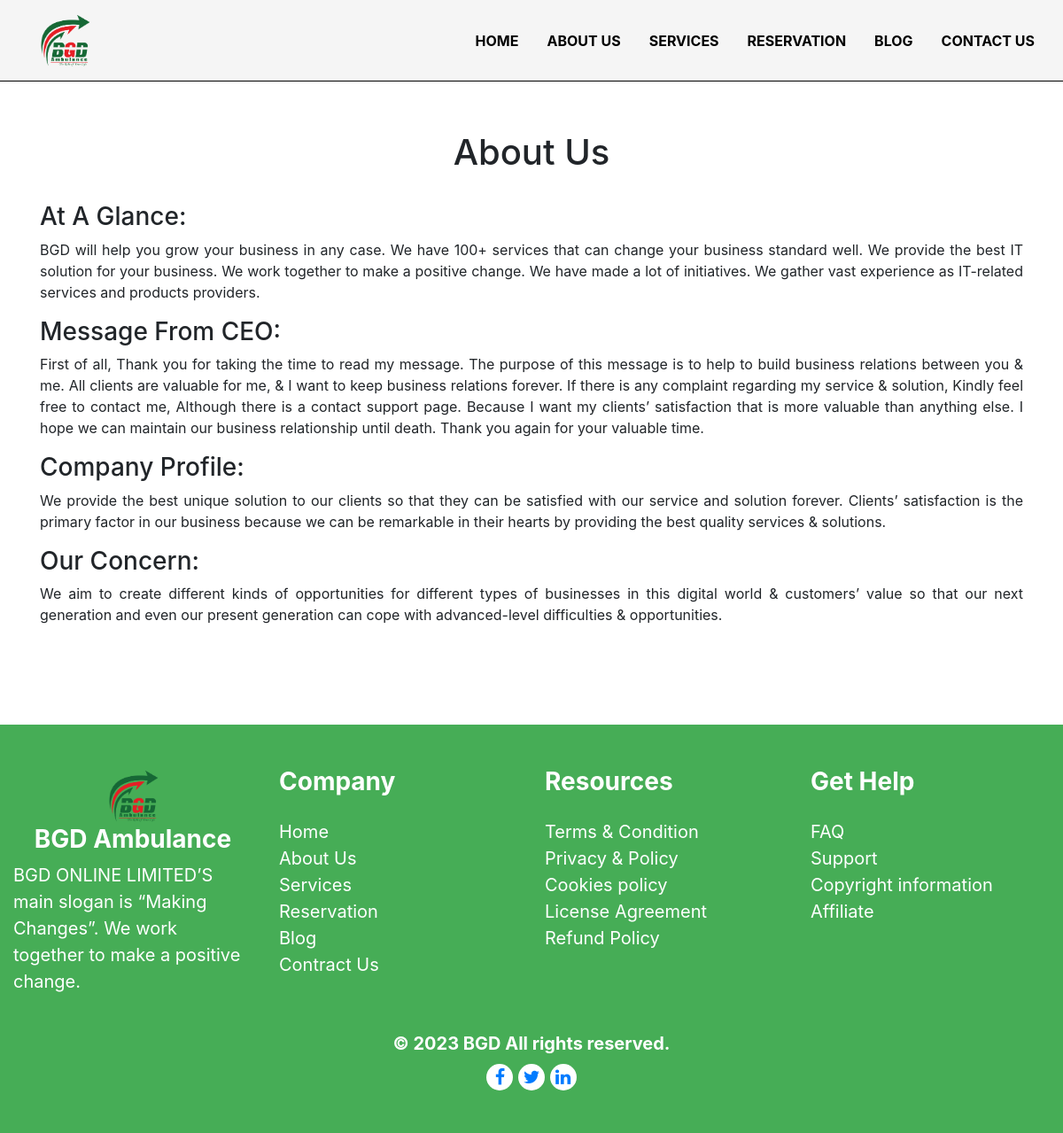
The page /about/ on the database its author committed.
### learn_app/models.py (models this page shows, shortened)
class Logo(models.Model):
    logo_image = models.ImageField(upload_to='logo_images', verbose_name='Image', blank=True, null=True)

class About(models.Model):
    at_a_glance = models.TextField()
    message_from_ceo = models.TextField()
    company_profile = models.TextField()
    our_concern = models.TextField()

### learn_app/views.py (the view)
# urls.py: path('about/', views.about, name='about'),
def about(request):
    logo_information = Logo.objects.order_by('logo_image')
    about_information = About.objects.order_by('at_a_glance')
    background_information = Background.objects.order_by('first_background_title')
    diction ={'title':'About Page', 'about_information': about_information, 'logo_information': logo_information, 'background_information': background_information}
    return render(request,'learn_app/about.html', context = diction)

### templates/learn_app/about.html
{% extends 'base.html' %}
{% load static %}
{% block body_block %}
<div style="margin-top: 100px;">
<section id="aboutus">
  <div class="container">
    <div class="row">
      <div class="col-12 py-5">
        <h1 class="text-center">About Us</h1>
        <br>
        {% for row in about_information %}
        <h3>At A Glance:</h3>
        <p class="text-justify">{{ row.at_a_glance }}</p>
        <h3>Message From CEO:</h3>
        <p class="text-justify">{{ row.message_from_ceo }}</p>
        <h3>Company Profile:</h3>
        <p class="text-justify">{{ row.company_profile }}</p>
        <h3>Our Concern:</h3>
        <p class="text-justify">{{ row.our_concern }}</p>
        {% endfor %}
      </div>
    </div>
  </div>
</section>
</div>
{% endblock %}

### templates/base.html (shortened to what this page needs)
<!DOCTYPE html>
{% load static %}
<html lang="en">
<head>
  <link rel="stylesheet" href="{% static 'css/style.css' %}">
  <link rel="stylesheet" href="https://cdn.jsdelivr.net/npm/bootstrap@4.5.3/dist/css/bootstrap.min.css"
>
  <link rel="stylesheet" href="https://cdnjs.cloudflare.com/ajax/libs/font-awesome/4.7.0/css/font-awesome.min.css">
</head>
<body>
  <div class="container-fluid p-0">
    <header>
      <nav class="navbar navbar-expand-lg sticky-top" style="position: fixed;
            width: 100%;
            top: 0; background-color: whitesmoke; border-bottom: black 1px solid;">
        {% for row in logo_information %}
        <a class="navbar-brand" href="{% url 'learn_app:home' %}"><img src="/media/{{row.logo_image}}" alt=""></a>
        {% endfor %}
        <div class="collapse navbar-collapse" id="navbarNavAltMarkup">
          <div class="navbar-nav ml-auto">
            <a class="nav-link active" href="{% url 'learn_app:home' %}">Home<span class="sr-only">(current)</span></a>
            <a class="nav-link" href="{% url 'learn_app:about' %}">About Us</a>
            <a class="nav-link" href="{% url 'learn_app:services' %}">Services</a>
            <a class="nav-link" href="{% url 'learn_app:reservation' %}">Reservation</a>
            <a class="nav-link" href="{% url 'learn_app:blog' %}">Blog</a>
            <a class="nav-link" href="{% url 'learn_app:contact' %}">Contact Us</a>
          </div>
        </div>
      </nav>
    </header>
    {% block body_block %}
    {% endblock %}
    <footer>
      <div class="container-fluid footer-colour">
        <div class="row mt-5 pt-5 pb-5">
          <div class="col-12 col-lg-3">
            <ul class="text-center text-white list-unstyled">
              {% for row in logo_information %}
              <a class="logo-footer" href="{% url 'learn_app:home' %}"><img src="/media/{{row.logo_image}}" alt=""></a>
              {% endfor %}
              <h3 class="font-weight-bold">BGD Ambulance</h3>
              <p class="mr-2" style="text-align: left;">BGD ONLINE LIMITED’S main slogan is “Making Changes”. We work
                together to make a positive change.</p>
            </ul>
          </div>
          <div class="col-12 col-lg-3">
            <ul class="quick-link text-white list-unstyled" style="text-align: left;">
              <h3 class="font-weight-bold pb-3">Company</h3>
              <li><a href="{% url 'learn_app:home' %}">Home</a></li>
              <li><a href="{% url 'learn_app:about' %}">About Us</a></li>
              <li><a href="{% url 'learn_app:services' %}">Services</a></li>
              <li><a href="{% url 'learn_app:reservation' %}">Reservation</a></li>
              <li><a href="{% url 'learn_app:blog' %}">Blog</a></li>
              <li><a href="{% url 'learn_app:contact' %}">Contract Us</a></li>
            </ul>
          </div>
          <div class="col-12 col-lg-3">
            <ul class="resources text-white list-unstyled" style="text-align: left;">
              <h3 class="font-weight-bold pb-3">Resources</h3>
              <li><a href="#">Terms & Condition</a></li>
              <li><a href="#">Privacy & Policy</a></li>
              <li><a href="#">Cookies policy</a></li>
              <li><a href="#">License Agreement</a></li>
              <li><a href="#">Refund Policy</a></li>
            </ul>
          </div>
          <div class="col-12 col-lg-3">
            <ul class="resources text-white list-unstyled" style="text-align: left;">
              <h3 class="font-weight-bold pb-3">Get Help</h3>
              <li><a href="#">FAQ</a></li>
              <li><a href="#">Support</a></li>
              <li><a href="#">Copyright information</a></li>
              <li><a href="#">Affiliate</a></li>
            </ul>
          </div>
          <div class="container text-center mt-3">
            <p class="text-white mb-0 py-2 font-weight-bold">© 2023 BGD All rights reserved.</p>
          </div>
          <div class="container text-center">
            <a href="#"><i class="fa fa-facebook"></i></a>
            <a href="#"><i class="fa fa-twitter"></i></a>
            <a href="#"><i class="fa fa-linkedin"></i></a>
          </div>
        </div>
      </div>
    </footer>
  </div>
</body>
</html>

### static/css/style.css (style rules this page uses)
.navbar-brand img { height: 65px; width: 65px; margin-left: 25px; }
.nav-link { text-transform: uppercase; font-weight: bold; margin: 8px; color: black; }
.quick-link li a { color: white; }
.resources li a { color: white; }
.fa { background-color: white; height: 30px; width: 30px; border-radius: 50px; padding: 5px; }
.logo-footer img { height: 65px; width: 65px; }
.footer-colour { background-color: #46ad56; font-size: 20px; }

### rows shown on the page
Logo: logo_image (picture)
About: at_a_glance "BGD will help you grow your business in any case. We have 100+ services that can change your business standard well. We provide the best IT solution for your business. We work together to make a positive change. We have made a lot of initiatives. We gather vast experience as IT-related services and products providers.", message_from_ceo "First of all, Thank you for taking the time to read my message. The purpose of this message is to help to build business relations between you & me. All clients are valuable for me, & I want to keep business relations forever. If there is any complaint regarding my service & solution, Kindly feel free to contact me, Although there is a contact support page. Because I want my clients’ satisfaction that is more valuable than anything else. I hope we can maintain our business relationship until death. Thank you again for your valuable time.", company_profile "We provide the best unique solution to our clients so that they can be satisfied with our service and solution forever. Clients’ satisfaction is the primary factor in our business because we can be remarkable in their hearts by providing the best quality services & solutions.", our_concern "We aim to create different kinds of opportunities for different types of businesses in this digital world & customers’ value so that our next generation and even our present generation can cope with advanced-level difficulties & opportunities."
